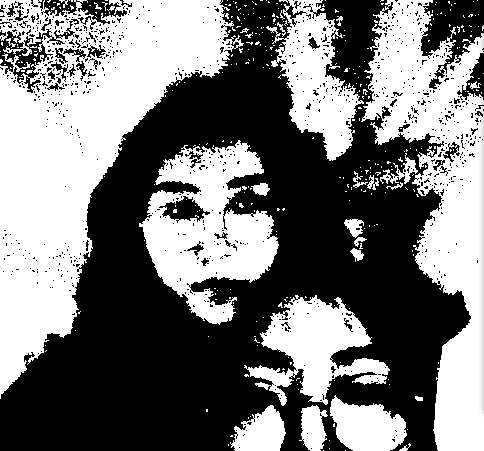
#> input picture 20171201010519.png, 484 x 451 px, given in place of the camera
$ python video.py
#> lines starting #> are read from the running program, lines starting #| are printed output that depends on the picture; after the words box and inside, x2 and y2 are one past the last pixel; in counts of white or black regions, pixels touching at a corner belong together
#encoding=utf-8
import platform as pf
import cv2
# import numpy as np

python_version = pf.python_version()
pf_sys = pf.uname()[0]
print (pf_sys,'Python',python_version)

sourse = 0
if	 (pf_sys == "Windows"):
	cas = cv2.CascadeClassifier("D:\Program Files\haarcascades\haarcascade_smile.xml")	  #载入级联分类器，即人脸数据库
elif (pf_sys == "Linux"):
	cas = cv2.CascadeClassifier("/home/wanl/Desktop/disk/part_d/Program Files/haarcascades/haarcascade_frontalface_alt2.xml")
elif (pf_sys == "Darwin"):
	cas = cv2.CascadeClassifier("/Volumes/ntfs_d/Program Files/haarcascades/haarcascade_frontalface_alt2.xml")
	sourse = "/Volumes/SHARE/videoplayback.mp4"
else :
	print("Hello World!")

cap = cv2.VideoCapture(sourse)
fps = 24.0
h = int(cap.get(3))  #获取当前摄像头支持的高
w = int(cap.get(4))  #获取当前摄像头支持的宽
print (h," x ",w,'\n')

# # FourCC全称Four-Character Codes，代表四字符代码 (four character code), 它是一个32位的标示符，其实就是typedef unsigned int FOURCC;是一种独立标示视频数据流格式的四字符代码。
# # 因此cv2.VideoWriter_fourcc()函数的作用是输入四个字符代码即可得到对应的视频编码器。
# fourcc = cv2.VideoWriter_fourcc(*'XVID')	#使用XVID编码器

# # 创建视频文件，用于保存
# # 文件名、选择编码方式、每秒钟播放fps、视频尺寸
# videosave = cv2.VideoWriter("F:\项目\无人机项目\Debug\摄像头\TV_CAM_设备_Detected_4.avi", fourcc, fps, (h,w))	#出分别是：保存文件名、编码器、帧率、视频宽高

firstFrame = 1	#None
cmp = 27
gauss = 5
full = 0
face_num = 0
rate = 0.8
try:
	while(1):
		(ret, img) = cap.read()
#> img is the input picture: shape (451, 484, 3); min 0, max 255, mean 119.6
		if not ret:
			print ("open video failed")
			break
		else:
			# print ("open video success")
			img = cv2.flip(img, 1)
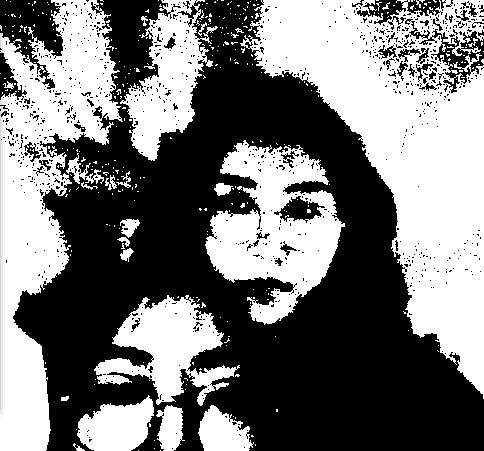
#> img: shape (451, 484, 3); min 0, max 255, mean 119.6
			gray = cv2.cvtColor(img, cv2.COLOR_BGR2GRAY)  # 转换为灰度图，以便运算

			rects = cas.detectMultiScale(gray)	#检测人脸：跟数据库进行比较
#> rects = [[173, 132, 201, 201]]
			face_num = 0
			line = 0
			for x, y, width, height in rects:
				cv2.rectangle(img, (x, y), (x+width, y+height), (255, 0, 0), 2)	#结果：人脸的坐标x, y, 长度, 宽度
				face_num += 1
				# print ('**','落水',face_num,':',x, y, end='\t')
				line = 1
#> this loop made 1 pass
#> (x, y, width, height, face_num, line) on pass 1: (173, 132, 201, 201, 1, 1)
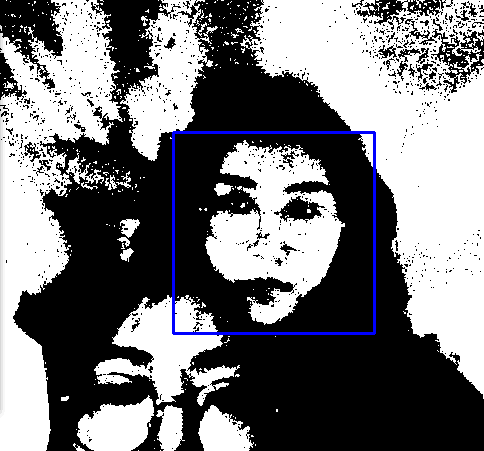
#> img: shape (451, 484, 3); 1.1% of pixels changed, all inside (x1, y1, x2, y2) = (172, 131, 376, 335)
#> after the loop, face_num = 1
			if (line):
				line = 0
				print('->')
			# # blur = cv2.GaussianBlur(gray, (gauss, gauss), 0)	#进行高斯平滑处理，图像矩阵、滤波窗口大小、标准差，取该像素周围窗口大小内像素的平均值
			# # # if firstFrame is None:
				# # # firstFrame = gray	#初始背景图
			# # frameData = cv2.absdiff(firstFrame, gray)	#计算当前帧与背景图的不同
			# # motion = cv2.threshold(frameData, cmp, 255, cv2.THRESH_BINARY)[1]	#进行二值化处理，如果像素小于阈值25，就变成0，大于阈值变成255
			# # motion = cv2.dilate(motion, None, iterations=full)		#膨胀：扩展阈值图像 填充孔洞
			# (cnts, ret) = cv2.findContours(motion.copy(),cv2.RETR_EXTERNAL,cv2.CHAIN_APPROX_SIMPLE)	#		在阈值图像上寻找轮廓

			# for c in cnts:	#遍历轮廓
				# if cv2.contourArea(c) < 100:	#计算轮廓大小，忽略掉小于500的
					# continue
				# (x, y, w, h) = cv2.boundingRect(c)	#计算轮廓的边界框，在当前帧中绘制
				# cv2.rectangle(img, (x, y), (x+w, y+h), (0, 0, 255), 3)

			# videosave.write(img)
			cv2.imshow("Org", cv2.resize(img, (int(h*rate), int(w*rate))))
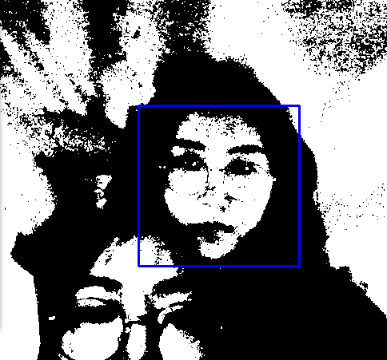
#> window 'Org': shape (360, 387, 3); mean B, G, R 122, 119.2, 119.2
			# [4 lines of commented-out code are left out]
		Key = cv2.waitKey(1) & 0xFF
#> (key q is pressed here)
		if Key == ord('q'):
			break
		elif Key == ord('+'):	#修改二值化比较阈值
			cmp += 1
			print ("			cmp =",cmp)
		elif Key == ord('_'):
			cmp -= 1
			print ("			cmp =",cmp)
		elif Key == ord('z'):	#修改高斯模糊深度
			if gauss >= 3:
				gauss -= 2
				print ("			gauss =",gauss)
			else : print ("			Stop Adjusting Gauss Value !")
		elif Key == ord('x'):
			gauss += 2
			print ("			gauss =",gauss)
		elif Key == ord('i'):	#修改膨胀填充面积
			full += 1
			print ("			full = ",full)
		elif Key == ord('d'):
			if full > 0:
				full -= 1
				print ("			full = ",full)
			else : print ("			full has been full !")
		elif Key == ord(' '):	#Press blank to pause;
			cv2.waitKey(0)
	print("* " *13)

finally:
	cap.release()
	# videosave.release() #释放保存句柄
	cv2.destroyAllWindows()
	print("Exit!")
